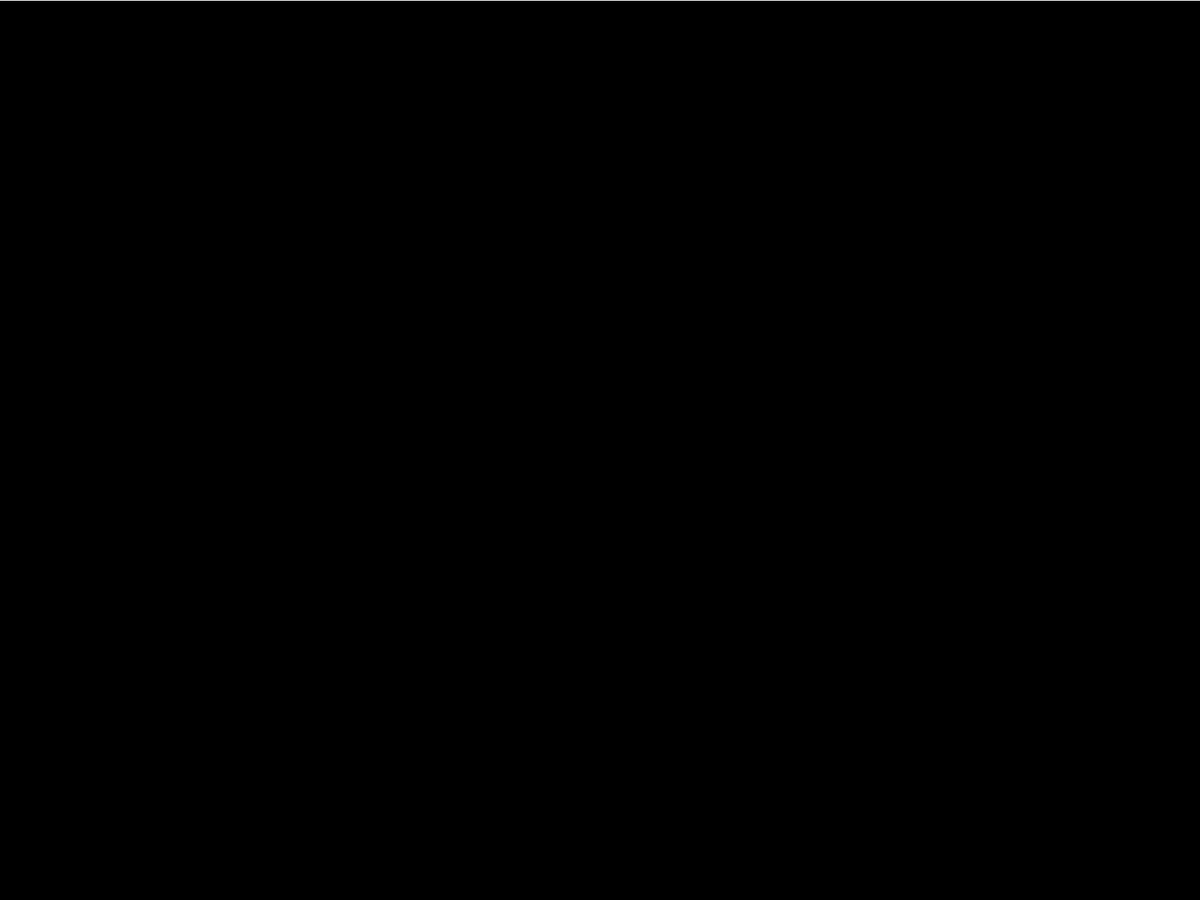
Frame 1 (no input)
Frame 60 (the mouse pressed at the canvas centre just before this capture): identical to frame 1, image omitted
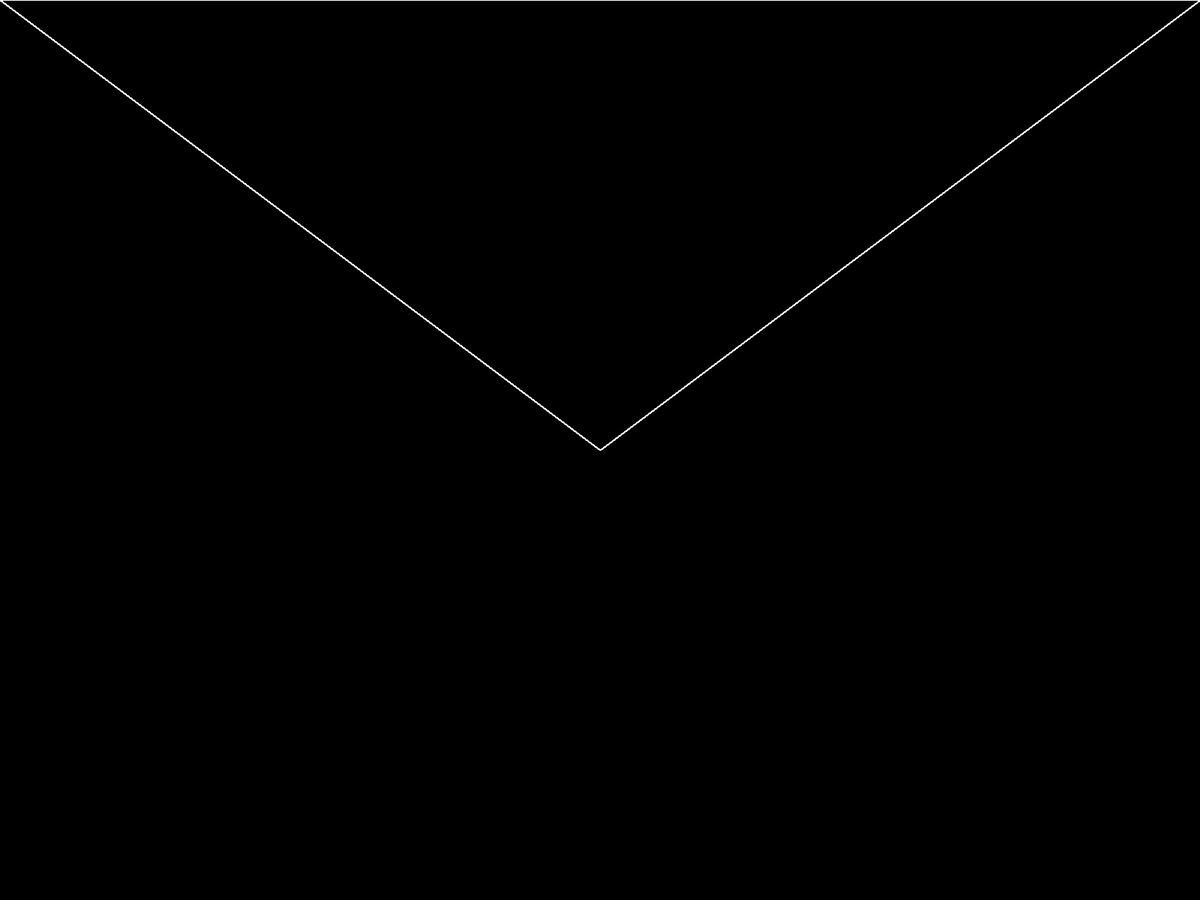
Frame 120 (the mouse held since frame 60 and released just before this capture)

The Processing sketch that drew these frames (run headless with seeded random() and noise(); from frame 60 on, the mouse is pressed at the canvas centre):

// Processing sketch: Corner_Lines
// ── Corner_Lines.pde
void setup(){
fullScreen();
background(0);
}

void draw() {
  int x=mouseX/4+1;
  println(x);
  for(int i=height; i>0; i--){
    // lower % number mmeans more lines
    if(i%2==1){
      stroke(255);
    line(mouseX,mouseY,0,0);
    line(mouseX,mouseY,width,0);
    }
  }
}

void mousePressed(){
  background(0);
}
